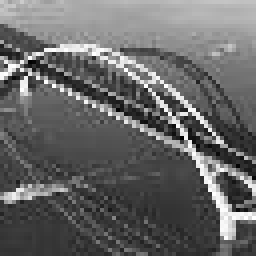
#> input picture ddcolor/imagenet_64x64_bw/image_71937.jpg, 64 x 64 px, given as the content of the folder ../dataset/landscape_dat/landscapes, which was not available (shown 4 times larger)
$ jupyter execute create_dataset.ipynb   (text cells are left out)
#> lines starting #> are read from the running program, lines starting #| are printed output that depends on the picture; pictures that were not available may be replaced by others from this repository, and a replacement may not be noted
[cell 1]
from PIL import Image, ImageEnhance
import os
from tqdm import tqdm
import cv2

[cell 2]
def normalize_images(dataset_dir, dir, new_dir, img):
#> called with dataset_dir = '../dataset/landscape_dat', dir = 'landscapes', new_dir = 'landscape_256x256', img = 'image_71937.jpg'
    image = Image.open(os.path.join(dataset_dir, dir,img))
#> image is the input picture: PIL image 64x64 L; min 0, max 255, mean 102.5
    new_image = image.resize((256, 256))
    new_image.save(os.path.join(dataset_dir, new_dir, img))

[cell 3]
for i in tqdm(os.listdir('../dataset/landscape_dat/landscapes')):
    normalize_images('../dataset/landscape_dat', 'landscapes', 'landscape_256x256', i)

[cell 4]
def color_to_bw(dataset_dir, dir, new_dir, img):
#> called with dataset_dir = '../dataset/landscape_dat', dir = 'landscape_256x256', new_dir = 'landscape_256x256_bw', img = 'image_71937.jpg'
    image = Image.open(os.path.join(dataset_dir, dir, img))
#> image: PIL image 256x256 L
    image_new = image.convert('L')
    image_new.save(os.path.join(dataset_dir, new_dir, img))

[cell 5]
for i in tqdm(os.listdir('../dataset/landscape_dat/landscape_256x256')):
    color_to_bw('../dataset/landscape_dat', 'landscape_256x256', 'landscape_256x256_bw', i)

[cell 6]
import cv2
import csv
from skimage.color import rgb2lab
import numpy as np
from tqdm import tqdm

def mse(imageA, imageB):
    # Mean Squared Error calculation
    err = np.sum((imageA.astype("float") - imageB.astype("float")) ** 2)
    err /= float(imageA.shape[0] * imageA.shape[1])
    return err

def total_mse_2_images(image1_path, image_2_path):
    # Load images
#> called with image_2_path = 'ddcolor/results/00000005_(5).jpg'
    image1 = cv2.imread(image1_path)
#> image1: shape (64, 64, 3); min 0, max 255, mean 102.5
    image2 = cv2.imread(image_2_path)
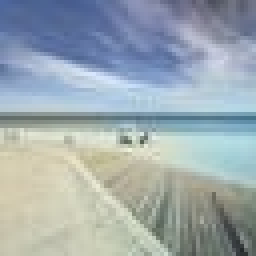
#> input picture ddcolor/results/00000005_(5).jpg, 64 x 64 px (shown 4 times larger)
#> image2 is the input picture: shape (64, 64, 3); mean B, G, R 175.5, 169.7, 157.6

    # Convert images to LAB space
    image1_lab = rgb2lab(image1)
#> image1_lab: shape (64, 64, 3) float64; mean of channels 0, 1, 2 42.4, 0, 0
    image2_lab = rgb2lab(image2)
#> image2_lab: shape (64, 64, 3) float64; mean of channels 0, 1, 2 69.6, 0.6, 7.4

    # Split LAB images into L, A, B channels
    L1, A1, B1 = cv2.split(image1_lab)
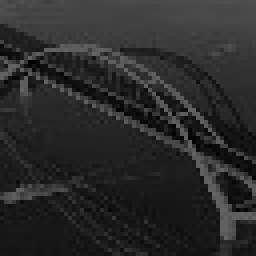
#> L1: shape (64, 64) float64 (shown 4 times larger); min 0, max 100, mean 42.4
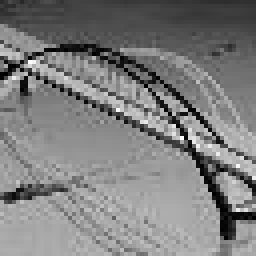
#> A1: shape (64, 64) float64 (shown 4 times larger); min -0.00245, max 0, mean -0.00124; drawn with min black and max white
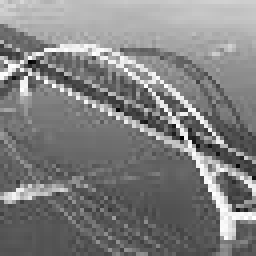
#> B1: shape (64, 64) float64 (shown 4 times larger); min 0, max 0.00465, mean 0.00234; drawn with min black and max white
    L2, A2, B2 = cv2.split(image2_lab)
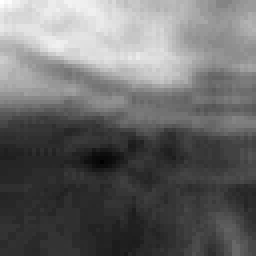
#> A2: shape (64, 64) float64 (shown 4 times larger); min -12.96, max 19.65, mean 0.606; drawn with min black and max white
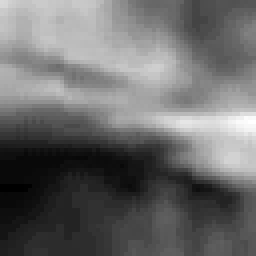
#> B2: shape (64, 64) float64 (shown 4 times larger); min -8.02, max 28.69, mean 7.4; drawn with min black and max white

    # Calculate MSE for each channel
    mse_A = mse(A1, A2)
#> in mse, `err = np.sum((imageA.astype("float") - imageB.astype("float")) ** 2)`: err = 284846.1
#> in mse, `err /= float(imageA.shape[0] * imageA.shape[1])`: err = 69.54
#> mse_A = 69.54
    mse_B = mse(B1, B2)
#> mse_B = 134.7

    return mse_A, mse_B

original = os.listdir('../dataset/landscape_dat/landscape_64x64/')
original = ['../dataset/landscape_dat/landscape_64x64/' + org for org in original]
infer = os.listdir('ddcolor/results/')
models = ['ddcolor', 'larsson_2016', 'siggraph_2016', 'zhang_2016']

[cell 7]
with open('dataset_64x64.csv', 'w', newline='') as csvfile:
    fieldnames = ['datatype', 'image', 'model']
    writer = csv.DictWriter(csvfile, fieldnames=fieldnames)

    writer.writeheader()

    for org, inf in zip(original, infer):

        mse_total_A = []
        mse_total_B = []

        for data in models:
            inf_complete = f'{data}/results/'+ inf
            try:
                mse_A, mse_B = total_mse_2_images(org, inf_complete)
#> mse_A = 69.54; mse_B = 134.7
            except:
                mse_A, mse_B = 1000, 1000
            mse_total_A.append(mse_A)
            mse_total_B.append(mse_B)

        mse_total_A = np.array(mse_total_A)
        mse_total_B = np.array(mse_total_B)
        mse_total = (mse_total_A + mse_total_B)/2

        model = models[np.argmin(mse_total)]

        print(inf,model)
        writer.writerow({'datatype':'landscape', 'image':inf, 'model':model})

[cell 8]
# Testing single image

mse_total_A = []
mse_total_B = []

org = '../dataset/landscape_dat/landscape_256x256/00000000_(2).jpg'

print(org)

for model in models:
    inf_complete = f'{model}/results_256x256/00000000_(2).jpg'
    try:
        mse_A, mse_B = total_mse_2_images(org, inf_complete)
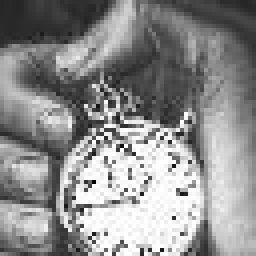
#> input picture ddcolor/imagenet_64x64_bw/image_72447.jpg, 64 x 64 px, given in place of 00000000_(2).jpg, which was not available (shown 4 times larger)
#> in total_mse_2_images, image2 is the input picture: shape (64, 64, 3); min 3, max 255, mean 142.4
#> in total_mse_2_images (call 5), `image2_lab = rgb2lab(image2)`: image2_lab: shape (64, 64, 3) float64; mean of channels 0, 1, 2 58, 0, 0
#> in total_mse_2_images (call 5), `L2, A2, B2 = cv2.split(image2_lab)`:
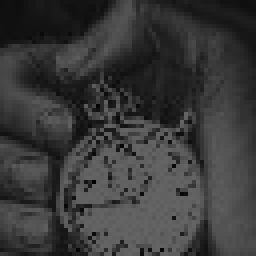
#> L2: shape (64, 64) float64 (shown 4 times larger); min 0.823, max 100, mean 58
#> in total_mse_2_images (call 5), `L2, A2, B2 = cv2.split(image2_lab)`:
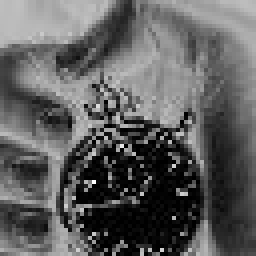
#> A2: shape (64, 64) float64 (shown 4 times larger); min -0.00245, max -5.22e-05, mean -0.00157; drawn with min black and max white
#> in total_mse_2_images (call 5), `L2, A2, B2 = cv2.split(image2_lab)`:
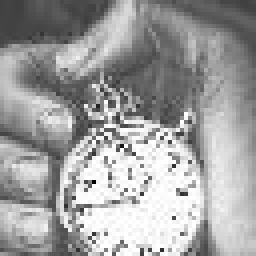
#> B2: shape (64, 64) float64 (shown 4 times larger); min 9.9e-05, max 0.00465, mean 0.00297; drawn with min black and max white
#> in total_mse_2_images (call 5), `mse_A = mse(A1, A2)`: mse_A = 7.93e-07
#> in total_mse_2_images (call 5), `mse_B = mse(B1, B2)`: mse_B = 2.85e-06
#> mse_A = 7.93e-07; mse_B = 2.85e-06
    except:
        mse_A, mse_B = 1000, 1000
    mse_total_A.append(mse_A)
    mse_total_B.append(mse_B)

print(mse_total_A)
print(mse_total_B)

models = ['ddcolor', 'larsson_2016', 'siggraph_2016', 'zhang_2016']
#> models = ['ddcolor', 'larsson_2016', 'siggraph_2016', 'zhang_2016']
